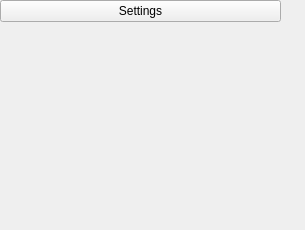
<?xml version="1.0" encoding="UTF-8"?>
<ui version="4.0">
 <class>CollapsibleButton</class>
 <widget class="QWidget" name="CollapsibleButton">
  <property name="geometry">
   <rect>
    <x>0</x>
    <y>0</y>
    <width>305</width>
    <height>230</height>
   </rect>
  </property>
  <property name="windowTitle">
   <string>Form</string>
  </property>
  <property name="windowIcon">
   <iconset resource="gex.qrc">
    <normaloff>:/gex/icons/gex_application_48x48.png</normaloff>:/gex/icons/gex_application_48x48.png</iconset>
  </property>
  <layout class="QGridLayout" name="gridLayout" columnstretch="2,0">
   <property name="leftMargin">
    <number>0</number>
   </property>
   <property name="topMargin">
    <number>0</number>
   </property>
   <property name="rightMargin">
    <number>0</number>
   </property>
   <property name="bottomMargin">
    <number>0</number>
   </property>
   <property name="horizontalSpacing">
    <number>8</number>
   </property>
   <property name="verticalSpacing">
    <number>2</number>
   </property>
   <item row="0" column="1">
    <widget class="QPushButton" name="pushButtonPin">
     <property name="minimumSize">
      <size>
       <width>16</width>
       <height>16</height>
      </size>
     </property>
     <property name="maximumSize">
      <size>
       <width>16</width>
       <height>16</height>
      </size>
     </property>
     <property name="styleSheet">
      <string notr="true"/>
     </property>
     <property name="text">
      <string/>
     </property>
     <property name="icon">
      <iconset resource="../gex.qrc">
       <normaloff>:/gex/icons/pinBlack.png</normaloff>:/gex/icons/pinBlack.png</iconset>
     </property>
     <property name="iconSize">
      <size>
       <width>13</width>
       <height>13</height>
      </size>
     </property>
     <property name="flat">
      <bool>true</bool>
     </property>
    </widget>
   </item>
   <item row="2" column="0" colspan="2">
    <widget class="QFrame" name="frame">
     <property name="frameShape">
      <enum>QFrame::NoFrame</enum>
     </property>
     <property name="frameShadow">
      <enum>QFrame::Raised</enum>
     </property>
    </widget>
   </item>
   <item row="0" column="0">
    <widget class="QPushButton" name="pushButtonSettings">
     <property name="sizePolicy">
      <sizepolicy hsizetype="Preferred" vsizetype="Fixed">
       <horstretch>0</horstretch>
       <verstretch>0</verstretch>
      </sizepolicy>
     </property>
     <property name="minimumSize">
      <size>
       <width>0</width>
       <height>18</height>
      </size>
     </property>
     <property name="maximumSize">
      <size>
       <width>16777215</width>
       <height>16777215</height>
      </size>
     </property>
     <property name="text">
      <string>Settings</string>
     </property>
     <property name="icon">
      <iconset resource="../gex.qrc">
       <normaloff>:/gex/icons/RightTriangle.png</normaloff>:/gex/icons/RightTriangle.png</iconset>
     </property>
     <property name="flat">
      <bool>false</bool>
     </property>
    </widget>
   </item>
   <item row="1" column="0" colspan="2">
    <spacer name="verticalSpacer">
     <property name="orientation">
      <enum>Qt::Vertical</enum>
     </property>
     <property name="sizeType">
      <enum>QSizePolicy::Fixed</enum>
     </property>
     <property name="sizeHint" stdset="0">
      <size>
       <width>20</width>
       <height>10</height>
      </size>
     </property>
    </spacer>
   </item>
  </layout>
 </widget>
 <resources>
  <include location="../gex.qrc"/>
 </resources>
 <connections/>
</ui>
